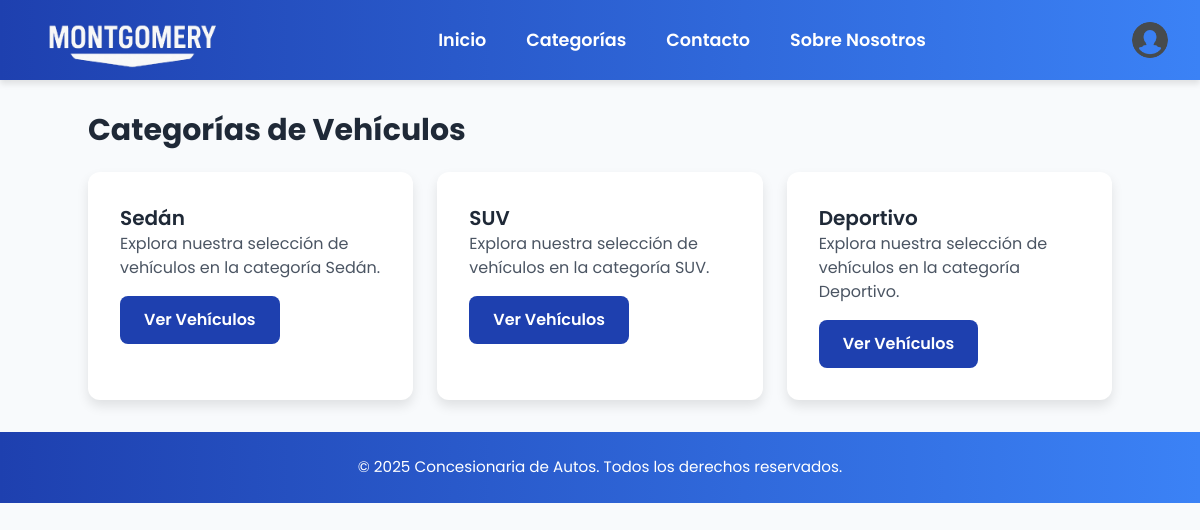
/categories.php, run on the app's committed database.
### tables this page shows
CREATE TABLE `categories` (
  `id` int(11) NOT NULL,
  `name` varchar(50) NOT NULL
);

### categories.php (the view, shortened to what this page needs)
<?php
include 'includes/header.php';
$categories = $pdo->query("SELECT * FROM categories")->fetchAll();
?>
<div class="container mx-auto py-8">
    <h1 class="text-3xl font-bold mb-6">Categorías de Vehículos</h1>
    <div class="grid grid-cols-1 md:grid-cols-3 gap-6">
        <?php foreach ($categories as $category): ?>
            <div class="card">
                <h2 class="text-xl font-semibold"><?php echo $category['name']; ?></h2>
                <p class="text-gray-600 mb-4">Explora nuestra selección de vehículos en la categoría <?php echo $category['name']; ?>.</p>
                <a href="search.php?category_id=<?php echo $category['id']; ?>" class="button inline-block">Ver Vehículos</a>
            </div>
        <?php endforeach; ?>
    </div>
</div>
<?php include 'includes/footer.php'; ?>

### css/styles.css (style rules this page uses)
body { font-family: "Poppins", sans-serif; background-color: #f8fafc; color: #1f2937; margin: 0; }
.card { background-color: #ffffff; border-radius: 12px; padding: 2rem; box-shadow: 0 6px 12px rgba(0, 0, 0, 0.1); transition: transform 0.3s ease, box-shadow 0.3s ease; overflow: hidden; }
button, .button { background-color: #1e40af; color: #ffffff; padding: 0.75rem 1.5rem; border-radius: 8px; border: none; cursor: pointer; font-weight: 600; transition: all 0.3s ease; }

### data on the page
categories: name "Sedán"
categories: name "SUV"
categories: name "Deportivo"
